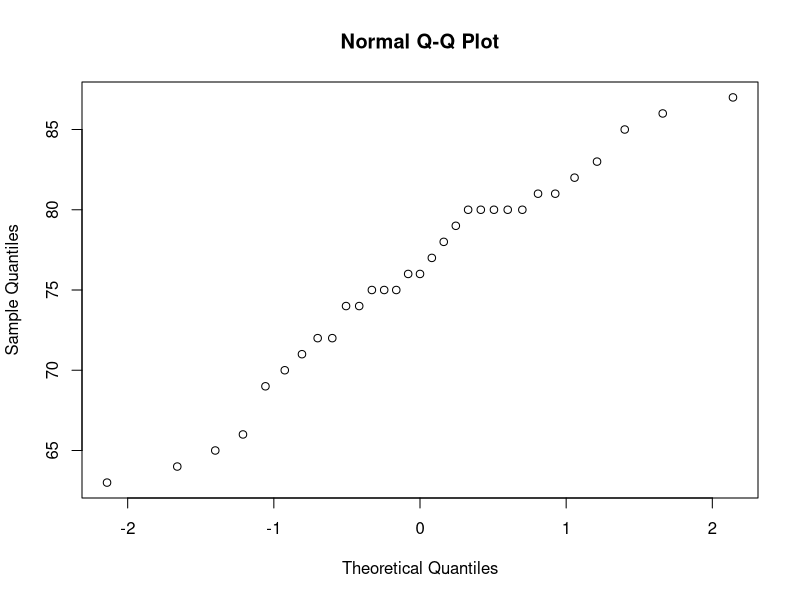
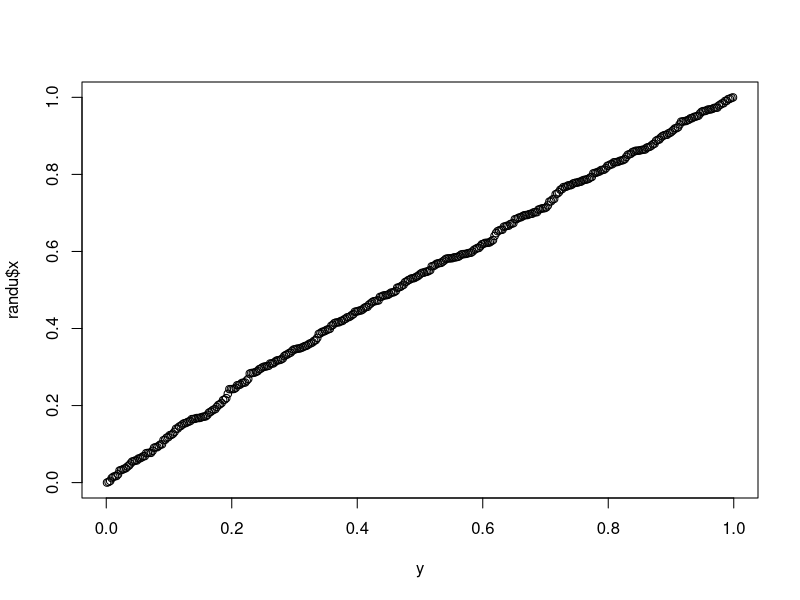
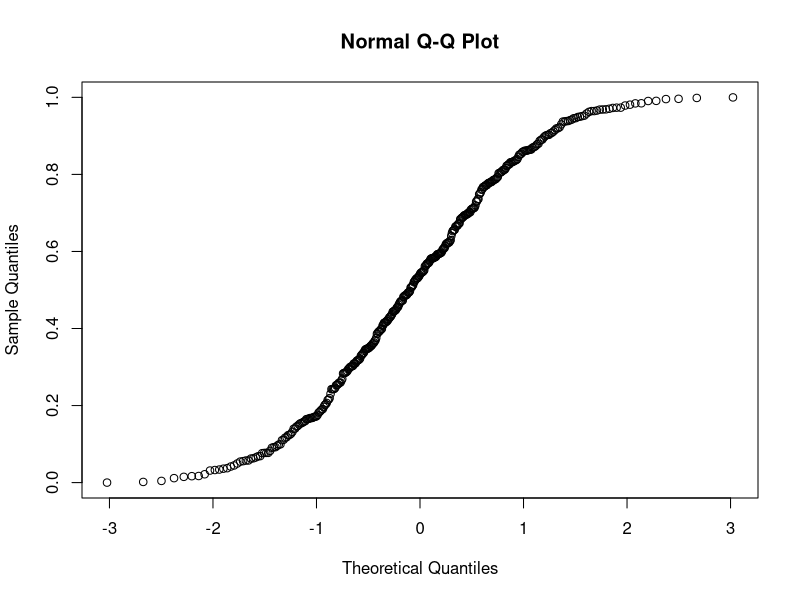
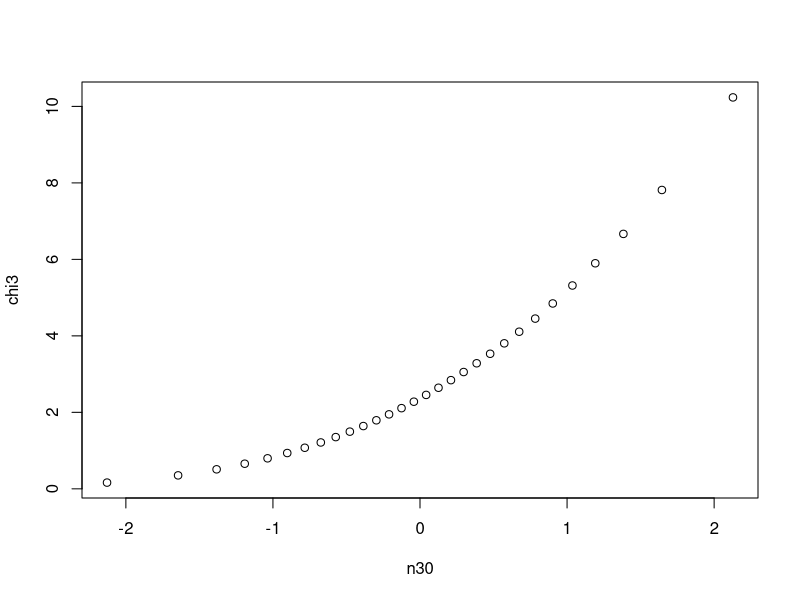
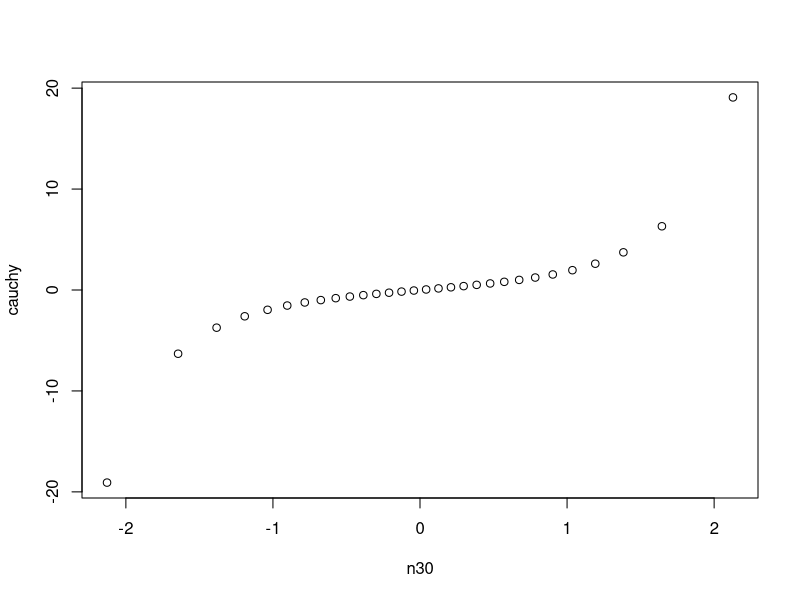
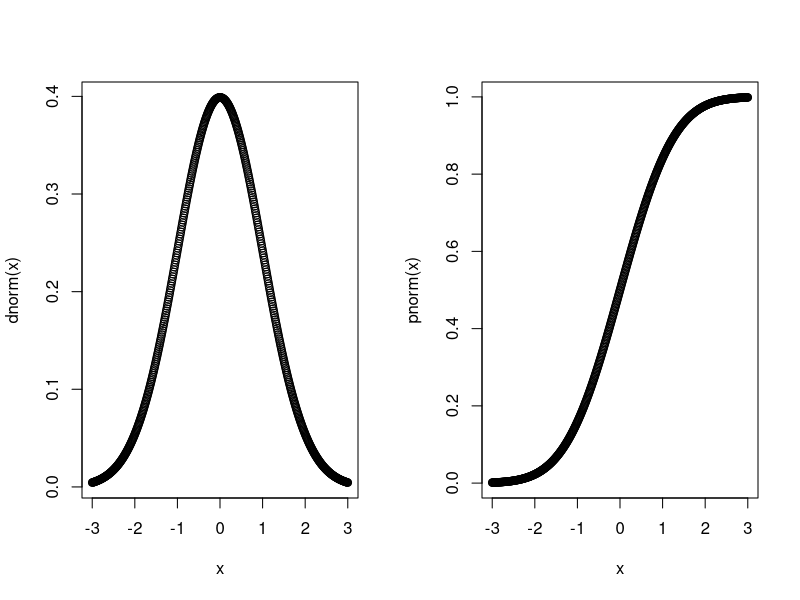
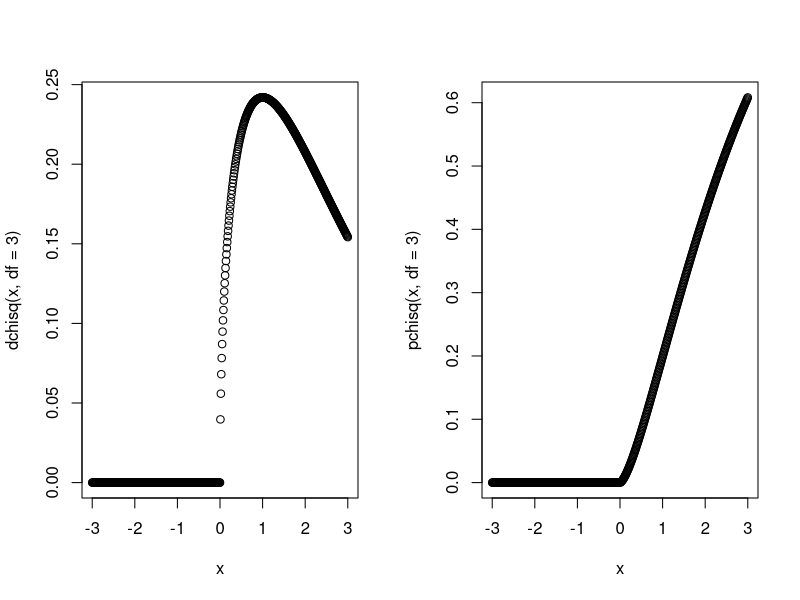
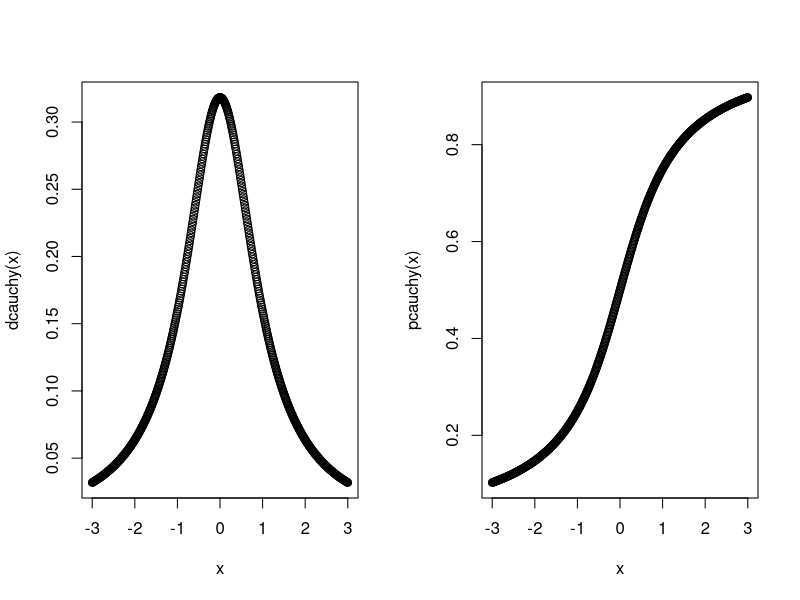

Source code (R) for these figures, in order:
s <- seq (0.01, 0.99, 0.01)
s
# sacamos los valores normales
qn <-qnorm(s)
qn
df <- data.frame (p = s, q = qn)
df
# podriamos generar una distribucion aleatoria segun una distribucion normal 

sample <- rnorm(200)
sample
quantile(sample,probs=s)
# los cauntiles se empiezan a ajustar a la distribucion teorica

# para hacer el grafico qqplot se ordenan la muestra y se enfrenta con la normal. 
# tenemos qqnorm
trees # dataset de r
# ¿podemos asumir que la altura tiene distribucion normal?
qqnorm(trees$Height)
# se ve bastante recta y por tanto podriamos decir que sigue una distribucion normal

# tenemos qqplot
randu # numeros aleatorios (no son normales sino uniforme)
n <- length(randu$x)
n
y <- qunif(ppoints(n)) # he generado 400 puntos de distribucion uniforme
# ppoints me da 400 probabilidades
# hacemos un qqplot enfrentando los teoricos con la muestra
qqplot(y,randu$x)
# por ejemplo 
qqnorm(randu$x)
# vemos que no es normal. ...

# vamos a sacar una discrtibucion de chi de 3 grados de libertad


chi3 <- qchisq(ppoints(30),df =3)
n30 <- qnorm(ppoints(30))
qqplot(n30,chi3) # estan sesgados hacia la derecha
# no es una normal 

# vemos una distribucion con una larga cola como es cauchy
cauchy <- qcauchy(ppoints(30))
qqplot(n30,cauchy)
# los centrales se parecen a las normales pero las colas son pesadas 

par(mfrow=c(1,2))
x <-seq(-3,3,0.01)
plot(x,dnorm(x))
plot(x,pnorm(x))

plot(x,dchisq(x,df=3))
plot(x,pchisq(x,df=3))

plot(x,dcauchy(x))
plot(x,pcauchy(x))
